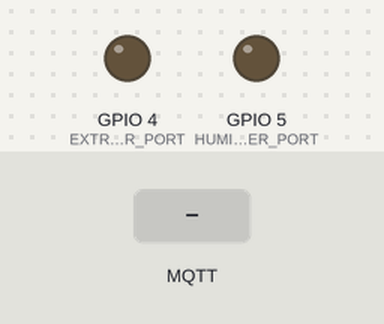
Recording of a sketch running on a simulated ESP8266 (NodeMCU). Parts: output pins drawn as LEDs (lit = HIGH). The test bench sets the inputs (shaded band). WiFi joins after 1.5 s; servers stay silent unless stated; no MQTT or app messages arrive unless stated; what the sketch prints to the serial monitor is not drawn.

Above: at 2.7 s.
2.8 s: MQTT message "on" arrives on the first subscribed topic
At 3.5 s:
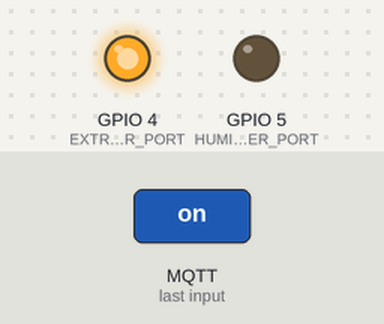
4.3 s: MQTT message "on" arrives on the second subscribed topic
5.8 s: MQTT message "1" arrives on the first subscribed topic
Timing chart, 0 to 8.8 s (numbered marks = the images above; inputs shaded):
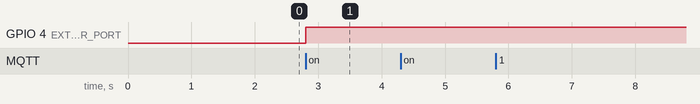

The sketch:

sevengrow-control.ino
```cpp
#include "header.h"

void setup()
{
    pinMode(EXTRACTOR_PORT, OUTPUT);
    pinMode(HUMIDIFIER_PORT, OUTPUT);
    Serial.begin(115200);
    setup_wifi();
    client.setServer(MQTT_SERVER, MQTT_PORT);
    client.setCallback(callback);
    Serial.setDebugOutput(true);
}

void loop()
{
    if (!client.connected())
    {
        reconnect();
    }
    client.loop();
}
```

header.h
```cpp
#include <ESP8266WiFi.h>
#include <PubSubClient.h>
#include <WiFiUdp.h>

// #define MQTT_SERVER "192.168.0.12"
// #define MQTT_PORT 1883 // use 8883 for SSL
#define MQTT_SERVER "m13.cloudmqtt.com"
#define MQTT_PORT 16342 // use 8883 for SSL
#define MQTT_USER "jdlolrja"
#define MQTT_PASS "4NlQppdX7Qax"
#define DELIVER_WAIT 5000

// Update these with values suitable for your network.

const char *ssid = "VTR-2778044";
const char *password = "dnn6jtjpXvSq";

const char *EXTRACTOR_TOPIC = "sevengrow/307/control/extractor";
const char *HUMIDIFIER_TOPIC = "sevengrow/307/control/humidifier";

const char *ON_ORDER = "on";
const char *OFF_ORDER = "off";

const int EXTRACTOR_PORT = 4;  //D2 ESP8266
const int HUMIDIFIER_PORT = 5; //D1 ESP8266
const int INTRACTOR_PORT = 0;  //D3 ESP8266

WiFiUDP udp;
WiFiClient espClient;
PubSubClient client(espClient);

void setup_wifi()
{
    delay(10);
    // We start by connecting to a WiFi network
    Serial.println();
    Serial.print("Connecting to ");
    Serial.println(ssid);

    WiFi.begin(ssid, password);

    while (WiFi.status() != WL_CONNECTED)
    {
        delay(500);
        Serial.print(".");
    }

    randomSeed(micros());

    Serial.println("");
    Serial.println("WiFi connected");
    Serial.println("IP address: ");
    Serial.println(WiFi.localIP());
}

void decideAction(char order[], const char *topic)
{
    if (strcmp(order, ON_ORDER) && strcmp(order, OFF_ORDER))
    {
        Serial.println("Action not valid");
        return;
    }

    if (!strcmp(topic, EXTRACTOR_TOPIC))
    {
        if (!strcmp(order, ON_ORDER))
        {
            digitalWrite(EXTRACTOR_PORT, HIGH);
            Serial.println("Extractor on");
        }
        else
        {
            digitalWrite(EXTRACTOR_PORT, LOW);
            Serial.println("Extractor off");
        }
    }
    else if (!strcmp(topic, HUMIDIFIER_TOPIC))
    {
        if (!strcmp(order, ON_ORDER))
        {
            digitalWrite(HUMIDIFIER_PORT, HIGH);
            Serial.println("Humidifier on");
        }
        else
        {
            digitalWrite(HUMIDIFIER_PORT, LOW);
            Serial.println("Humidifier off");
        }
    }
}

void callback(char *topic, byte *payload, unsigned int length)
{
    char charPayload[length];
    for (int i = 0; i < length; i++)
    {
        charPayload[i] = (char)payload[i];
    }

    if (!strcmp(topic, EXTRACTOR_TOPIC) || !strcmp(topic, HUMIDIFIER_TOPIC))
    {
        decideAction(charPayload, topic);
    }
    else
    {
        Serial.println("Not found");
    }

    Serial.print("Message arrived [");
    Serial.print(topic);
    Serial.print("] ");
    for (int i = 0; i < length; i++)
    {
        Serial.print((char)payload[i]);
    }
    Serial.println();
}

void reconnect()
{
    // Loop until we're reconnected
    while (!client.connected())
    {
        Serial.print("Attempting MQTT connection...");
        if (client.connect("ESP8266Client2", MQTT_USER, MQTT_PASS))
        {
            Serial.println("connected");
            client.subscribe(EXTRACTOR_TOPIC);
            client.subscribe(HUMIDIFIER_TOPIC);
        }
        else
        {
            Serial.print("failed, rc=");
            Serial.print(client.state());
            Serial.println(" try again in 5 seconds");
            // Wait 5 seconds before retrying
            delay(5000);
        }
    }
}
```

Measured:
- after the input at 2.8 s, GPIO 4 (EXTRACTOR_PORT): LOW → HIGH at once
- after the input at 4.3 s, every drawn part: stays the same
- after the input at 5.8 s, every drawn part: stays the same
